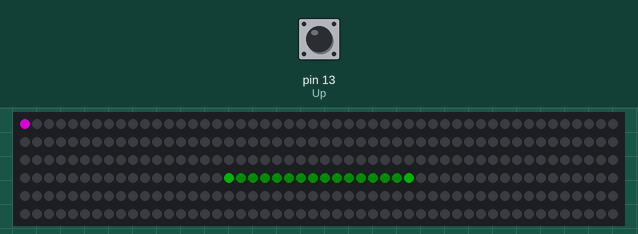
This sketch was run on a simulated Arduino Uno, built with avr-gcc and run on an emulated ATmega328P. Shown: 300 RGB LEDs in strip order, left to right, continuing on the next row. The test bench sets the inputs (shaded band); at power-on: pin 13 (Up) LOW. Dim RGB values are drawn brighter than linear; colours are those a GRB WS2812 strip shows for the declared byte order; random numbers use the default seed unless the sketch sets one.

Above: at 3.2 s.

The sketch:

dotFlyer.ino
```cpp
// Dot flying game
// Game input: 1 Button
// Concept: Press the button to apply upward force to a dot
// Hover the dot in target zone and land to win
// Graph of expected outputs can be found here
// https://docs.google.com/spreadsheets/d/1KmZhmGb0J_XdEv5SdoHkTPB8KuGs9kxIDECwj5WWMT0/edit#gid=1271681145
// Version 0.1


#include <FastLED.h>

#define LED_PIN 1   // OUTPUT pin WS2812B LED Strip is attached to input is GRB not RGB
#define NUM_LEDS 300 // number of LEDs per strip
#define debounceTime 200 // keep those button inputs clean
#define delayval 25 //controls the "speed" of the player dot
#define animationDelay 50 //controls the speed of the win animation
#define NUM_FIREWORKS 5  //maximum of 30 on UNO
#define BRIGHTNESS 50

#include "Rocket.h"
#include "Button.h"
#include "Target.h"
#include "Firework.h"

//Making Objects
Button Up(13); //Buttons go here
Button A(11);
Button B(10);
Rocket player(0,0,128,128); //the player
Target target(100,15,55,0,0); //the target
Firework firework[NUM_FIREWORKS]; //win animation fireworks

// Other variables
int redColor = 0;
int blueColor = 0;
int greenColor = 0;
int buttonUpState = 0;
int gameState = 0;
int wins = 0;
long time = millis();
int flame1 = 0;
int flame2 = 0;
int flame3 = 0;
int flame4 = 0;

//LED strip
CRGB leds[NUM_LEDS]; // This is an array of leds.  One item for each led in your strip.

void checkWin() {
    if(gameState == 0) {
        // do nothing
    } else if (gameState == 2) {
        // Lose state
        //change this to a fill
        for (int i = 0; i < NUM_LEDS; i++){
            leds[i].setRGB( 255, 0, 0);
            FastLED.show();
            delay(animationDelay);
        }

        //Restart game
        player.Loc = random(0,NUM_LEDS);
        target.Loc = random(0,NUM_LEDS);

    } else if (gameState == 1) {
        //Win state

        wins = wins + 1;
        //shrapnelAnimate = true;
        //shrapTop.Loc = target.Loc + target.Height;
        //shrapMid.Loc = target.Loc + target.Height/2;
        //shrapBot.Loc = target.Loc;

 /*     int upDot = target.Loc + .5 * target.Height;
        int downDot = target.Loc + .5 * target.Height;
        int upFin = 0;
        int downFin = 0;
        // two way color fill across entire strip
        while (upFin + downFin != 2)
            {
                int redColor = random(0,255);
                int greenColor = random(0,255);
                int blueColor = random(0,255);
                if (upFin == 0){
                    leds[upDot].setRGB( greenColor, redColor, blueColor);
                    FastLED.show();
                    upDot = upDot + 1;
                    if (upDot > NUM_LEDS){
                        upFin = 1;
                    }
                }
                if (downFin == 0){
                    leds[downDot].setRGB( greenColor, redColor, blueColor);
                    FastLED.show();
                    downDot = downDot - 1;
                    if (downDot < 0){
                        downFin = 1;
                    }
                }

                //delay(animationDelay);
            } */

        for (int i = 0; i < NUM_LEDS; i++){
        leds[i].setRGB(0,0,0);
        }
        //Restart game
        if (wins < 3){
        target.Loc = random(0,180)+100;
        target.Height = random(0,15)+5;
        target.Step = target.Height/6;
        }
        if (wins == 3) {
        target.Loc = 5;
        target.Height = 10;
        target.Step = target.Height/6;
        }
        if (wins > 3){
            //full win animation goes here
            for (int i = 0; i < NUM_LEDS; i++){
                redColor = random(0,200);
                greenColor = random(0,200);
                blueColor = random(0,200);
                leds[i].setRGB(greenColor,redColor,blueColor);
                FastLED.show();
            }
            //fully restart game
            wins = 0;
            target.Loc = random(0,100)+100;
            target.Height = random(0,15)+5;
            target.Step = target.Height/6;
            player.Location = 0;
            player.Loc = 0;
        }
        player.Velocity = 0;
        player.oldVelocity = 0;
        player.Acceleration = 0;
        player.oldAcceleration = 0;
        gameState = 0;
    }
}

void writeTarget() // Target fill
    {
    for (int i = target.Loc+1; i < target.Loc + target.Height; i++){
        leds[i].setRGB(10, 0, 0);
    }
    //fill interior as target time is reached
    if (target.inTarget == true){
    if (millis() - target.Time > 500){
            for (int i = target.Loc+1; i < target.Loc + target.Step; i++){
                leds[i].setRGB(target.Green, target.Red, target.Blue);
            }
            for (int i = target.Loc + target.Height; i > target.Loc + target.Height - target.Step; i--){
                leds[i].setRGB(target.Green, target.Red, target.Blue);
            }
    }
    if (millis() - target.Time > 1500){
            for (int i = target.Loc+1; i < target.Loc + 2 * target.Step; i++){
                leds[i].setRGB(target.Green, target.Red, target.Blue);
            }
            for (int i = target.Loc + target.Height; i > target.Loc + target.Height - 2 * target.Step; i--){
                leds[i].setRGB(target.Green, target.Red, target.Blue);
            }
    }
    if (millis() - target.Time > 2500){
            for (int i = target.Loc+1; i < target.Loc + target.Height; i++){
                leds[i].setRGB(target.Green, target.Red, target.Blue);
            }
    }
    }
    // Target bookends
    leds[target.Loc].setRGB(target.Green, target.Red, target.Blue);
    leds[target.Loc+target.Height].setRGB(target.Green,target.Red, target.Blue);
}

void writePlayerAway()
{
    leds[player.oldLoc].setRGB(0,0,0);// Remove old player dots
    flame1 = player.oldLoc - 1;
    flame2 = player.oldLoc - 2;
    flame3 = player.oldLoc - 3;
    flame4 = player.oldLoc - 4;
    leds[flame1].setRGB(0,0,0);
    leds[flame2].setRGB(0,0,0);
    leds[flame3].setRGB(0,0,0);
    leds[flame4].setRGB(0,0,0);
}

void writePlayer()
{
    leds[player.Loc].setRGB(player.Green, player.Red, player.Blue); // Player.
    if (buttonUpState == HIGH) {
    flame1 = player.Loc - 1;
    flame2 = player.Loc - 2;
    flame3 = player.Loc - 3;
    flame4 = player.Loc - 4;
    leds[flame1].setRGB(255,255,0);
    leds[flame2].setRGB(191,255,0);
    leds[flame3].setRGB(128,255,0);
    leds[flame4].setRGB(0,100,0);
    }
}

void checkExplosion()
{
        if (player.Exploded == true){
        for (int i = NUM_LEDS; i > NUM_LEDS - 15; i--){
            redColor = 255;
            leds[i].setRGB( 0, redColor, 0);
            FastLED.show();
            redColor = redColor - 17;
            delay(animationDelay);
        }
        for (int j = 10; j > 0; j--){
            for (int i = NUM_LEDS; i > NUM_LEDS - 15; i--){
                leds[i].fadeToBlackBy( 64 );
                FastLED.show();
                delay(animationDelay-5);
            }
        }
        for (int i = NUM_LEDS; i > NUM_LEDS - 15; i--){
            leds[i].setRGB( 0, 0, 0);
        }
        player.Exploded = false;
    }
}

void checkTarget()
{
        if (player.Loc > target.Loc && player.Loc < target.Loc + target.Height && target.inTarget == false) {
        target.inTarget = true;
        target.Time = millis();
        }

    if (player.Loc < target.Loc || player.Loc > target.Loc + target.Height) {
        target.inTarget = false;
         }

    if (target.inTarget == true && millis() - target.Time > 3000) {
        gameState = 1;
        }
}
void setup() {
    //Serial.begin(9600);
    //while (!Serial) {
    //    ; // wait for serial port to connect. Needed for native USB
    //}
	// sanity check delay - allows reprogramming if accidently blowing power w/leds
   	delay(2000);
    //initialize LED Strip
    FastLED.addLeds<WS2812B, LED_PIN, RGB>(leds, NUM_LEDS);
    //set player on strip
    leds[player.Loc].setRGB( player.Green, player.Red, player.Blue); // Player.
    target.Loc = random(0,180)+100;
    writeTarget();

    FastLED.show();
}

//Game Loop
void loop() {
    time = millis();
     // read the state of the pushbutton value:
    buttonUpState = Up.read();
    // check if the pushbutton is pressed. If it is, the buttonState is HIGH:
    if (buttonUpState == HIGH) {
        player.Boost();
        }
    if (buttonUpState == LOW){
        player.endBoost();
        }

    player.Move();

    checkExplosion();
    checkTarget();

    writePlayerAway();
    writeTarget(); //displays target
    writePlayer();
    FastLED.show();
    checkWin();

    //Serial prints for debugging


    /* Serial.print(player.Loc);  // prints a label
    Serial.print("\t");         // prints a tab

    Serial.print(player.oldLoc);  // prints a label
    Serial.print("\t");         // prints a tab

    Serial.print(player.Location);
    Serial.print("\t");

    Serial.print(player.Acceleration);
    Serial.print("\t");

    Serial.print(player.Velocity);
    Serial.print("\t");

    Serial.print(player.Thrust);
    Serial.print("\t");

    Serial.print(player.Time-player.oldTime);
    Serial.println();
 */

    };
```

Button.h
```cpp
/*
Button Class
creates an object that can read whether or not the button is pressed
*/
class Button {
//Arduino pin button is connected to
int _pin;
public:
    //Constructor
    Button(int);
    //Functions
    /**Reads the current state of the button
     * @return - HIGH(1/pressed) or LOW(0/unpressed)
     * */
    int read()
    {
    return digitalRead(_pin);
    }
};
/**
 * Button Constructor
 * @pin number of pin buton is connected to
 */
Button::Button(int pin)
    {
        pinMode(pin, INPUT);
        _pin = pin;
    }
```

Firework.h
```cpp
class Firework {
    public:
        //location values
        int Loc;
        int Height; //picel height where the firework explodes
        int Speed; //pixels per second
        //colors (RGB)
        int Red;
        int Green;
        int Blue;
        int loopCounter;
       // float Location;
        bool Exploded;
        bool burstFin;
        long Time;
        long oldTime;
        int burstSize;
        int explodeFrame;
        int slowDown;

    void Move()
    {
        if (Exploded == false){
        oldTime = Time;
        Time = millis();
        Loc = Loc + 1;
        if (Loc >= Height){
            Exploded = true;
            }
        }
        //if (Exploded = true){
        //    loopCounter = loopCounter + 1;
        //}
        //Loc = (int)Location;
    }

    void Reset()
    {
        Loc = 0;
        //Location = 0;
        Speed = random8(1,5)+10;
        Height = random8(0,250)+50;
        Red = random(0,100);
        Green = random(0,100);
        Blue = random(0,100);
        Exploded = false;
        burstFin = false;
        loopCounter = 0;
    }

    //Constructor
    Firework();
};
/**
 * Firework Constructor
 * @param loc - location on LED strip
 * @param red - red value (0-255)
 * @param green - green value (0-255)
 * @param blue - blue value (0-255)
 * */
Firework::Firework()
{
    explodeFrame = -1;
    Loc = 0;
    Speed = random8(1,5);
    Height = random8(0,100)+150;
    Red = 255;
    Green = 0;
    Blue = 255;
    Exploded = false;
    burstFin = false;
    loopCounter = 0;
    slowDown = 2;
}


 /*     int upDot = target.Loc + .5 * target.Height;
        int downDot = target.Loc + .5 * target.Height;
        int upFin = 0;
        int downFin = 0;
        // two way color fill across entire strip
        while (upFin + downFin != 2)
            {
                int redColor = random(0,255);
                int greenColor = random(0,255);
                int blueColor = random(0,255);
                if (upFin == 0){
                    leds[upDot].setRGB( greenColor, redColor, blueColor);
                    FastLED.show();
                    upDot = upDot + 1;
                    if (upDot > NUM_LEDS){
                        upFin = 1;
                    }
                }
                if (downFin == 0){
                    leds[downDot].setRGB( greenColor, redColor, blueColor);
                    FastLED.show();
                    downDot = downDot - 1;
                    if (downDot < 0){
                        downFin = 1;
                    }
                }
                //delay(animationDelay);
            } */
```

Rocket.h
```cpp
//Rocket Class
//Class that sets a dot in a specific locatio on the LED strip

#define MASS 2
#define GRAVITY 15
#define THRUST 200

class Rocket {
    public:
        //location values
        int Loc;
        int Mass;
        int Height;
        //colors (RGB)
        int Red;
        int Green;
        int Blue;
        float Location;
        float oldLocation;
        int oldLoc;
        float Thrust;
        float Velocity;
        float Acceleration;
        float oldAcceleration;
        float oldVelocity;
        float oldThrust;
        float oldTime;
        float Time;
        bool Exploded;

        void Boost()
        {
            Thrust = THRUST;
        }

        void endBoost()
        {
            Thrust = 0;
        }

        void Move()
        {
            oldTime = Time;
            Time = millis();
            oldLoc = Loc;
            oldThrust = Thrust;
            oldVelocity = Velocity;
            oldLocation = Location;
            oldAcceleration = Acceleration;

            //Equations
            //Acceleration [A] = (.5 * (Thrust + Previous Thrust))/mass-gravity
            Acceleration = ( .5 * (Thrust + oldThrust))/ Mass - GRAVITY;
            //will essentially be one of 3 values:
            //                  no thrust Acceleration = -GRAVITY
            //                  thrust initializing or ending = about 40% max thrust
            //                  full thrust = 100% thrust

            //Velocity [V] = Vp + delta T/1000 * Acceleration [A]
            //equation is for seconds millis() returns an unsigned long in milliseconds
            Velocity = oldVelocity + ((Time - oldTime)/1000) * Acceleration;
            //needs to be min limited to 0 when position = 0
            //should probably have a terminal velocity since we only have 300px to work with

            //Position [Y] = Position Previous [Yp] + 0.5 * (Velocity [V] + Velocity Previous [Vp]) * delta T
            Location = oldLocation + (.5 * (Velocity + oldVelocity)) * ((Time - oldTime)/1000);
            //needs to be min limited to 0

            //rocket is on ground
            if (Location < 0) {
                Location = 0;
                Acceleration = 0;
                oldAcceleration = 0;
                Velocity = 0;
                oldVelocity = 0;
            }
            //rocket has slammed into ceiling and exploded
            if (Location > NUM_LEDS - 1 && Velocity > 100) {
                Exploded = true;
                Location = 0;
                Acceleration = 0;
                oldAcceleration = 0;
                Velocity = 0;
                oldVelocity = 0;
            }

            //rocket has bounced off ceiling
            if (Location > NUM_LEDS - 1 && Velocity < 100) {
                Location = NUM_LEDS - 1;
                Acceleration = 0;
                oldAcceleration = 0;
                Velocity = -0.7 * Velocity;
                oldVelocity = -0.7 * Velocity;
            }

            //rocket has slammed into ground and exploded
            if (Location <= 0 && Velocity > 100) {
                Exploded = true;
                Location = 0;
                Acceleration = 0;
                oldAcceleration = 0;
                Velocity = 0;
                oldVelocity = 0;
            }

            //rocket has bounced off ground
            if (Location <= 0 && Velocity < 100) {
                Acceleration = 0;
                oldAcceleration = 0;
                Velocity = -0.7 * Velocity;
                oldVelocity = -0.7 * Velocity;
            }
            // if (Loc == 0) {
            //     Acceleration = 0;
            // }
            Loc = (int)Location;
        }


    //Constructor
    Rocket(int, int, int, int);
};
/**
 * Rocket Constructor
 * @param loc - location on LED strip
 * @param red - red value (0-255)
 * @param green - green value (0-255)
 * @param blue - blue value (0-255)
 * */
Rocket::Rocket(int loc, int green, int red, int blue)
{
    Loc = loc;
    Mass = MASS;
    Height = 1; //change this later to be adjustable
    Red = red;
    Green = green;
    Blue = blue;
    Thrust = 0;
    Velocity = 0;
    Acceleration = 0;
    Exploded = false;
}
```

Target.h
```cpp
/*Target Class
Class that sets a series of dots in a specific location on the LED strip
*/

class Target {
    public:
        int Loc;
        int Height;
        int Step;
        int Red;
        int Green;
        int Blue;
        long Time;
        bool inTarget;

        //Constructor
        Target(int,int,int,int,int);
};
Target::Target(int loc, int height, int green, int red, int blue)
{
    Loc = loc;
    Height = height;
    Step = Height/6;
    Red = red;
    Green = green;
    Blue = blue;
    Time = 0;
    inTarget = false;
    }
```
